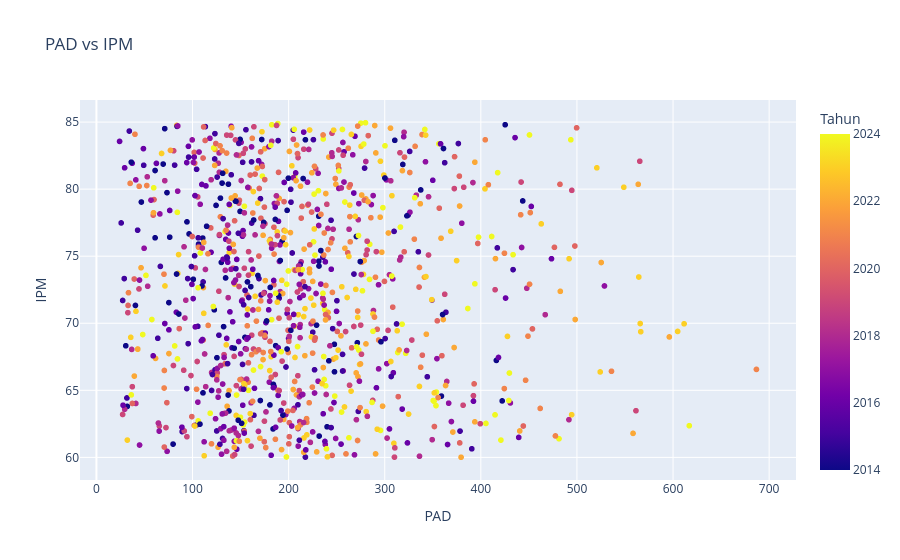

Notebook source saved alongside this figure:
### Markdown cell above
## plotly

### Code cell
import plotly.express as px

fig = px.scatter(
    df, x="PAD", y="IPM", color="Tahun",
    hover_name="Kota",
    title="PAD vs IPM")
fig.show()

### Figure 1 — Plotly figure (JSON) as saved in the notebook; plotly's stock layout.template omitted (floating-point values rounded to 4 significant figures; data arrays with more than 128 entries replaced by an {"elided": "..."} marker saying what was removed)
{"data": [{"hovertemplate": "<b>%{hovertext}</b><br><br>PAD=%{x}<br>IPM=%{y}<br>Tahun=%{marker.color}<extra></extra>", "hovertext": {"elided": "1067 str values"}, "legendgroup": "", "marker": {"color": {"elided": "1067 int values"}, "coloraxis": "coloraxis", "symbol": "circle"}, "mode": "markers", "name": "", "showlegend": false, "type": "scattergl", "x": {"elided": "1067 float values"}, "xaxis": "x", "y": {"elided": "1067 float values"}, "yaxis": "y"}], "layout": {"coloraxis": {"colorbar": {"title": {"text": "Tahun"}}, "colorscale": [[0, "#0d0887"], [0.1111, "#46039f"], [0.2222, "#7201a8"], [0.3333, "#9c179e"], [0.4444, "#bd3786"], [0.5556, "#d8576b"], [0.6667, "#ed7953"], [0.7778, "#fb9f3a"], [0.8889, "#fdca26"], [1, "#f0f921"]]}, "legend": {"tracegroupgap": 0}, "title": {"text": "PAD vs IPM"}, "xaxis": {"anchor": "y", "domain": [0, 1], "title": {"text": "PAD"}}, "yaxis": {"anchor": "x", "domain": [0, 1], "title": {"text": "IPM"}}}}
